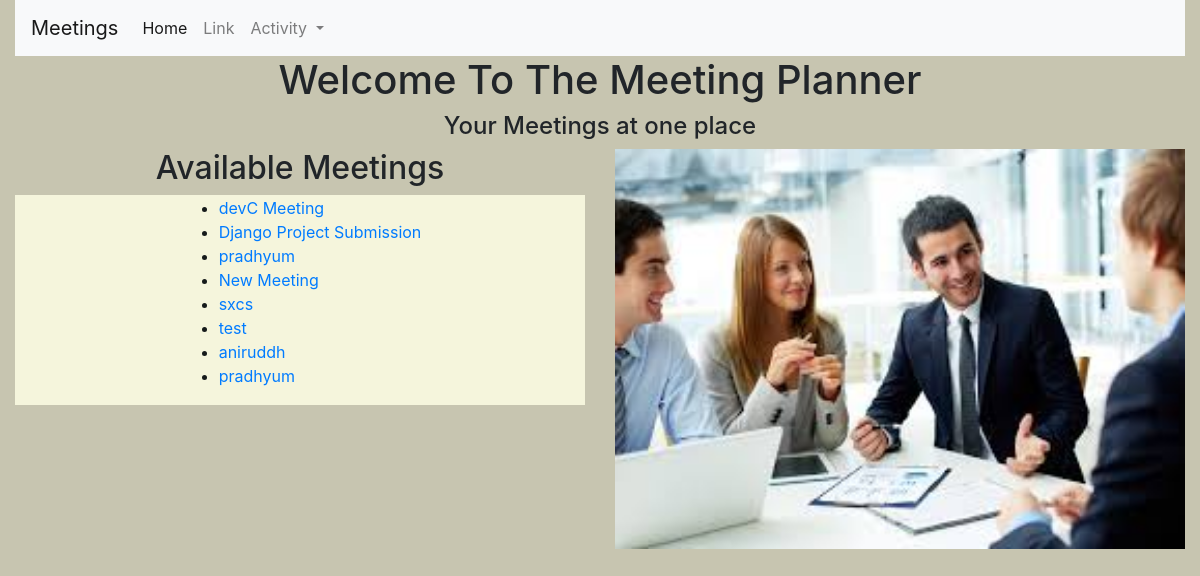
The app's page /, older data.
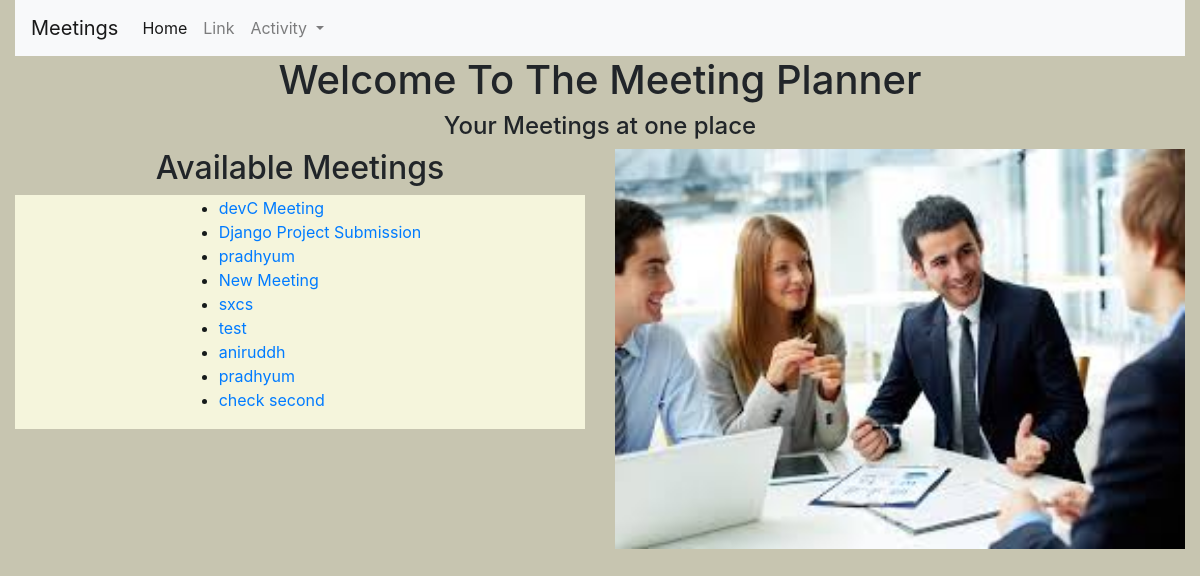
The same page, newer data.
### meeting/models.py (models this page shows, shortened)
class Meeting(models.Model):
    title = models.CharField(max_length=200)
    date = models.DateField()
    start_time = models.TimeField(default=time(10))
    duration = models.IntegerField(default=1)
    room = models.ForeignKey(Room, on_delete=models.CASCADE)

### website/views.py (the view)
# urls.py: path('', welcome, name='welcome'),
def welcome(request):
    return render(request, "website/index.html", {'message':"Created By Pradhyum Vyas",
                                                  'meeting_count':Meeting.objects.count(),
                                                  'meeting':Meeting.objects.all(),
                                                  'date':(datetime.today().date())})

### website/templates/website/index.html (shortened to what this page needs)
{% extends "base.html" %}
{% load static %}
{% block content %}
            <h1 style="text-align: center">Welcome To The Meeting Planner</h1>
                <h4 style="text-align: center">Your Meetings at one place</h4>
<div class="container-fluid">
    <div class="row">
        <div class="col-md-6">
            <h2 style="text-align: center">Available Meetings</h2>
            <div class="meetings">
                <ul>
                    {% for meet in meeting %}
                    <li>
                        <a href="{% url 'details' meet.id %}">
                            {{meet.title}}
                        </a>
                    </li>
                    {% endfor %}
                </ul>
            </div>
        </div>
        <div class="col-md-6">
            <div id="carouselExampleControls" class="carousel slide" data-ride="carousel">
                <div class="carousel-inner">
                    <div class="carousel-item active">
                        <img src="{% static 'website/1.jpeg' %}" class="d-block w-100" alt="..." height="400px">
                    </div>
                </div>
        </div>
    </div>
</div>
{% endblock %}

### website/templates/base.html (shortened to what this page needs)
{% load static %}
<!DOCTYPE html>
<html lang="en">
<head>
    {% block link %}
    <link rel="stylesheet" href="{% static 'website/main.css' %}">
    <link rel="stylesheet" href="https://stackpath.bootstrapcdn.com/bootstrap/4.4.1/css/bootstrap.min.css"
>
    <link rel="stylesheet" href="{% static 'website/main.css' %}">
    {% endblock %}
</head>
<body>
<div class="container-fluid">
    <nav class="navbar navbar-expand-lg navbar-light bg-light">
        <a class="navbar-brand" href="#">Meetings</a>
        <div class="collapse navbar-collapse" id="navbarSupportedContent">
            <ul class="navbar-nav mr-auto">
                <li class="nav-item active">
                    <a class="nav-link" href="{% url 'welcome' %}">Home</a>
                </li>
                <li class="nav-item">
                    <a class="nav-link" href="#">Link</a>
                </li>
                <li class="nav-item dropdown">
                    <a class="nav-link dropdown-toggle" href="#" id="navbarDropdown" role="button" data-toggle="dropdown" aria-haspopup="true" aria-expanded="false">
                        Activity
                    </a>
                </li>
            </ul>
        </div>
    </nav>
</div>
{% block content %}
{% endblock %}
</div>
</body>
</html>

### website/static/website/main.css (style rules this page uses)
body { background-color: rgb(199, 197, 176); }
.meetings { display: flex; padding: 1px; justify-content: space-evenly; flex-wrap: wrap; text-align: left; background-color: beige; color: #151a1a; }

Row changes from the older to the newer data that the page shows:
added Meeting: title "check second"
